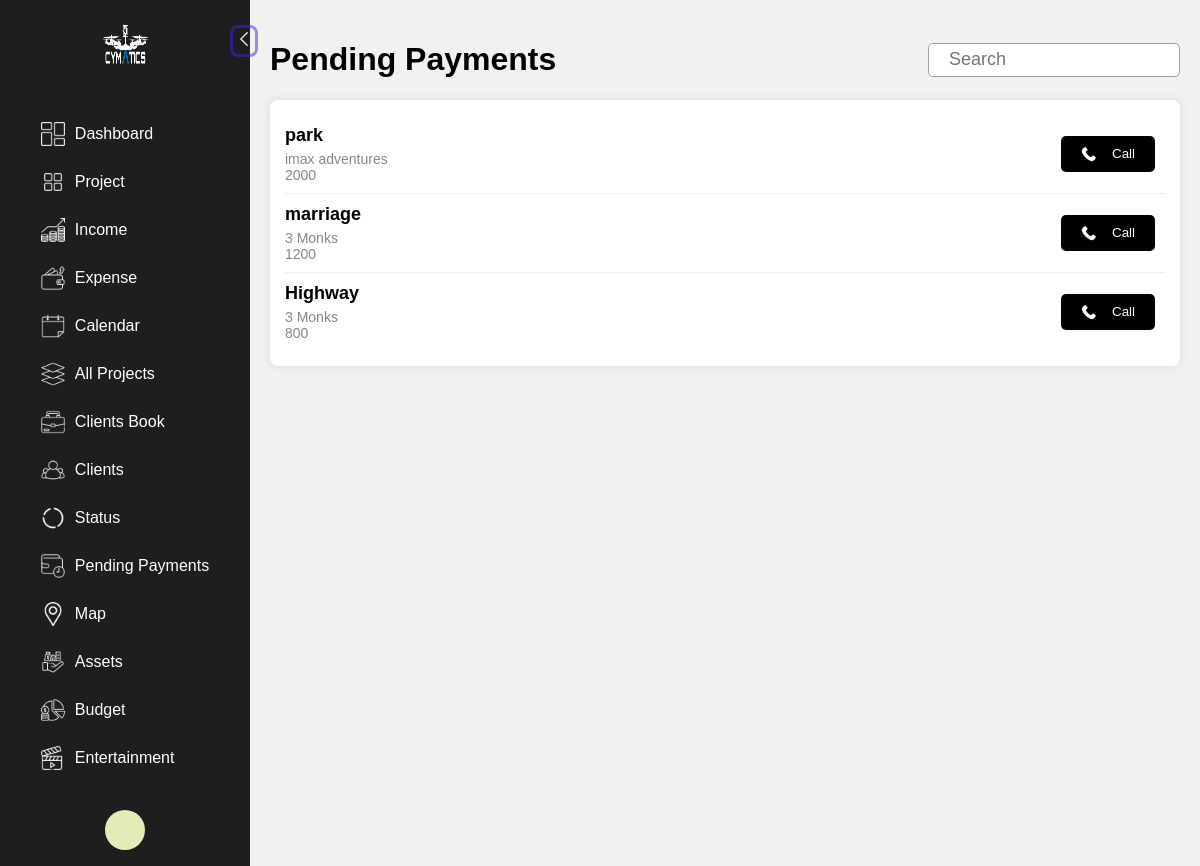
/pending_pay, run on the app's committed database.
### cymaticsapp/models.py (models this page shows, shortened)
class Project(models.Model):
    code = models.TextField(unique=True ,blank=True ,null=True)
    name = models.CharField(max_length=100,  blank=True)
    company = models.CharField(max_length=100, blank=True)
    type = models.CharField(max_length=50 , blank=True)
    status = models.CharField(max_length=50 ,blank=True)
    shoot_start_date = models.DateTimeField(blank=True , null=True)
    shoot_end_date = models.DateTimeField(blank=True ,null=True)
    amount = models.IntegerField(default=0)
    location = models.CharField(max_length=200 ,blank=True)
    latitude = models.FloatField(default=0.0)  # To store the latitude for the map
    longitude = models.FloatField(default=0.0)
    outsourcing = models.BooleanField(default=False)
    reference = models.TextField(blank=True)
    image = models.ImageField(upload_to='media' , blank=True)
    pending_amt = models.IntegerField(default= 0)
    received_amt = models.IntegerField(default=0)
    address = models.CharField(max_length=500,blank=True)
    map = models.CharField(max_length=200 ,blank=True)
    profit = models.IntegerField(default=0)
    rating = models.IntegerField(default=0)
    outsourcing_amt = models.IntegerField(default=0)
    out_for = models.CharField(max_length=100 , blank=True)
    out_client = models.CharField(max_length=100 ,blank=True)
    outsourcing_paid = models.BooleanField(default=False)
    client = models.ForeignKey(Client, on_delete=models.CASCADE , default=1)  # Assuming 1 is a valid Client ID

### cymaticsapp/views.py (the view, shortened to what this page needs)
# urls.py: path('pending_pay' , views.pending_pay,name="pending_pay"),
def pending_pay(request):
    query = request.POST.get('q','')
    projects = Project.objects.filter(pending_amt__gt = 0)
    projects = projects.order_by('-pending_amt')
    context = {
        'objs': projects,
        'query' : query}
    return render(request,'pending_pay.html' ,context)

### templates/pending_pay.html (shortened to what this page needs)
{% load static %}
<!doctype html>
<html>
    <head>
        <link rel="stylesheet" type="text/css" href="https://npmcdn.com/flatpickr/dist/themes/dark.css">
        <link rel="stylesheet" href="{% static './css/pending_pay.css' %}">
        </head>
    <body>
        <div class="container">
            <aside class="sidebar">
                <div class="toggle-icon">
                    <img src="{% static 'images/menuleft.png' %}" alt="icon" id="toggle-icon" width="16" height="16">
                </div>
                <div class="logo">
                    <img src="{% static './images/logowhite.png' %}" alt="logo" width="50" height="50">
                </div>
                <nav>
                    <ul>
                        <li class="menu-item"><a href="#"><img src="{% static 'images/dashboard.png' %}" class="menu-icon"><span class="menu-text">Dashboard</span></a></li>
                        <li class="menu-item"><a href="#"><img src="{% static 'images/project.png' %}" class="menu-icon"><span class="menu-text">Project</span></a></li>
                        <li class="menu-item"><a href="#"><img src="{% static 'images/income.png' %}" class="menu-icon"><span class="menu-text">Income</span></a></li>
                        <li class="menu-item"><a href="#"><img src="{% static 'images/expenses.png' %}" class="menu-icon"><span class="menu-text">Expense</span></a></li>
                        <li class="menu-item"><a href="#"><img src="{% static 'images/calendar.png' %}" class="menu-icon"><span class="menu-text">Calendar</span></a></li>
                        <li class="menu-item"><a href="#"><img src="{% static 'images/All projects.png' %}" class="menu-icon"><span class="menu-text">All Projects</span></a></li>
                        <li class="menu-item"><a href="#"><img src="{% static 'images/clientsbook.png' %}" class="menu-icon"><span class="menu-text">Clients Book</span></a></li>
                        <li class="menu-item"><a href="#"><img src="{% static 'images/Clients.png' %}" class="menu-icon"><span class="menu-text">Clients</span></a></li>
                        <li class="menu-item"><a href="#"><img src="{% static 'images/status.png' %}" class="menu-icon"><span class="menu-text">Status</span></a></li>
                        <li class="menu-item active"><a href="#"><img src="{% static 'images/pending.png' %}" class="menu-icon"><span class="menu-text">Pending Payments</span></a></li>
                        <li class="menu-item"><a href="#"><img src="{% static 'images/map.png' %}" class="menu-icon"><span class="menu-text">Map</span></a></li>
                        <li class="menu-item"><a href="#"><img src="{% static 'images/Assets.png' %}" class="menu-icon"><span class="menu-text">Assets</span></a></li>
                        <li class="menu-item"><a href="#"><img src="{% static 'images/budget.png' %}" class="menu-icon"><span class="menu-text">Budget</span></a></li>
                        <li class="menu-item"><a href="#"><img src="{% static 'images/Entertainment.png' %}" class="menu-icon"><span class="menu-text">Entertainment</span></a></li>
                    </ul>
                </nav>
                <div class="profile-section" id="profileMenu">
                    <div class="user-icon" id="userIcon">
                  </div>
                  </div>
            </aside>
        <div class="main-content">
            <div class="header">
                <h1>Pending Payments</h1>
    <form method="post" action="{% url 'pending_pay' %}">
        <div class="search-bar">
        <input type="text" name="q" placeholder="Search" value="{{ query }}">
        </div>
    </form>
</div>
        <div class="completed-list">
            {% for item in objs%}
            <div class="payment-item" onclick="moveToProjectPage('{{ item.code }}')" style="cursor: pointer;">
                <div class="payment-item-details">
                    <div>
                        <div class="payment-item-title">{{item.name}}</div>
                        <div class="payment-item-subtitle">{{item.company}}</div>
                        <div class="payment-item-subtitle">{{item.pending_amt}}</div>
                    </div>
                </div>
                <button class="call-button">
                    <img src="{% static 'images/p-call.png' %}" alt="Call Icon" style="width: 16px; height: 16px;" style="margin-right: 5px;">
                    Call
                </button>
            </div>
            {% endfor %}
        </div>
    </div>
</body>
</html>

### static/css/pending_pay.css (style rules this page uses)
body { font-family: Arial, sans-serif; margin: 0; padding: 0; display: flex; height: 100vh; flex-direction: column; }
.container { display: flex; width: 100%; flex-grow: 1; }
.sidebar { background-color: #1e1e1e; color: white; width: 250px; display: flex; flex-direction: column; justify-content: flex-start; align-items: center; transition: width 0.3s; position: relative; }
.sidebar .toggle-icon { position: absolute; top: 25px !important; right: -8px; cursor: pointer; visibility: hidden; border: 3px solid rgba(78, 27, 231, 0.5); border-radius: 8px; padding: 1px; transition: visibility 0.3s ease-in-out, top 0.3s ease-in-out; z-index: 2; }
#toggle-icon { width: 20px; height: 20px; }
.sidebar .logo { padding: 20px; text-align: center; }
.sidebar nav ul { list-style: none; padding: 0; width: 100%; text-align: center; }
.sidebar nav ul li { padding: 12px 20px; cursor: pointer; transition: background-color 0.3s, border-left 0.3s; display: flex; justify-content: flex-start; align-items: center; }
.sidebar nav ul li a { display: flex; align-items: center; text-decoration: none; color: white; width: 100%; font-family: Arial, sans-serif; }
.menu-icon { margin-right: 10px; width: 24px; height: 24px; }
.menu-text { transition: opacity 0.3s, visibility 0.3s; font-family: Arial, sans-serif; }
.main-content { flex-grow: 1; background-color: #f1f1f1; padding: 20px; position: relative; }
.header { display: flex; justify-content: space-between; align-items: center; }
.completed-list { background-color: #fff; border-radius: 8px; padding: 20px; box-shadow: 0 0 10px rgba(0, 0, 0, 0.1); }
.payment-item { display: flex; justify-content: space-between; align-items: center; padding: 10px 0; border-bottom: 1px solid #eee; }
.payment-item:last-child { border-bottom: none; }
.payment-item img { width: 70px; height: 70px; border-radius: 8px; margin-right: 15px; }
.payment-item-details { flex: 1; display: flex; align-items: center; }
.payment-item-title { font-size: 18px; font-weight: bold; margin-bottom: 5px; }
.payment-item-subtitle { font-size: 14px; color: #888; }
.call-button { background-color: #000; color: #fff; padding: 10px 20px; border-radius: 5px; border: none; cursor: pointer; display: flex; align-items: center; margin-right: 10px; }

### templates/pending_pay.html (style rules this page uses)
.search-bar { display: flex; align-items: center; }
.search-bar input { padding:15px 20px; border: 1px solid #a1a1a1; border-radius: 5px; height:2px; font-size: 18px; width: 210px; }
.completed-list { background-color: #fff; border-radius: 8px; padding: 15px; box-shadow: 0 0 10px rgba(0, 0, 0, 0.1); margin-bottom:20px; }
.user-icon { display: inline-flex; align-items: center; justify-content: center; background-color: #ddd; border-radius: 50%; width: 40px; height: 40px; font-size: 18px; color: #0e0e0e; background-color: #e1ecb8; }
.profile-section { position: relative; padding: 12px 20px; cursor: pointer; transition: background-color 0.3s, border-left 0.3s; }

### data on the page
Project: name "park", company "imax adventures", pending_amt "2000"
Project: name "marriage", company "3 Monks", pending_amt "1200"
Project: name "Highway", company "3 Monks", pending_amt "800"
